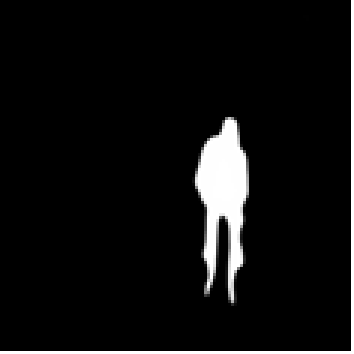
#> input picture syst/MFS/image1.png, 118 x 118 px (shown 3 times larger)
$ python test.py
#> lines starting #> are read from the running program, lines starting #| are printed output that depends on the picture; after the words box and inside, x2 and y2 are one past the last pixel; in counts of white or black regions, pixels touching at a corner belong together
import numpy as np
from PIL import Image

# 加载图像，并确保它是二值化的
img_path = 'image1.png'  # 替换为你的图片路径
image = Image.open(img_path).convert('L')  # 转换为灰度图像
image_np = np.array(image, dtype=np.float32) / 255.0  # 归一化到[0, 1]
image_np = np.where(image_np > 0.5, 1.0, 0.0)  # 确保图像被二值化
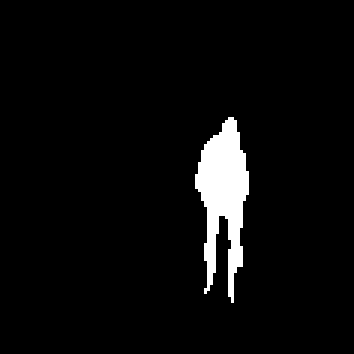
#> image_np: shape (118, 118) float64 (shown 3 times larger); values 0 (black) and 1 (white), 4.3% white; 1 white region, box (x1, y1, x2, y2) and area: (65, 39, 83, 101) 603

# 定义一个函数来添加噪声并重新二值化
def add_noise(image, noise_level):
    """根据给定的噪声水平向图像添加高斯噪声"""
    noise = np.random.normal(0, noise_level, image.shape)
    noisy_image = image + noise
    # 重新二值化图像
    noisy_image = np.where(noisy_image > 0.5, 1.0, 0.0)
    return noisy_image

# 设置不同的噪声级别
noise_levels = [0.15, 0.5, 0.9]

# 对每个噪声级别应用加噪并保存结果
for i, level in enumerate(noise_levels):
    noisy_image = add_noise(image_np, level)
    noisy_image_pil = Image.fromarray((noisy_image * 255).astype(np.uint8))

    # 保存加噪后的图像
    save_path = f'noisy_image_level_{i+1}.png'
    noisy_image_pil.save(save_path)
    print(f"已保存: {save_path}")
#> this loop made 3 passes
#> pass 1, in add_noise, `noisy_image = image + noise`:
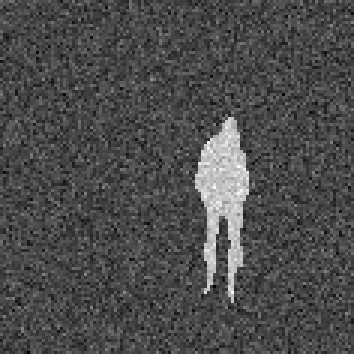
#> noisy_image: shape (118, 118) float64 (shown 3 times larger); min -0.561, max 1.45, mean 0.0409; drawn with min black and max white
#> pass 2, in add_noise (call 2), `noisy_image = image + noise`:
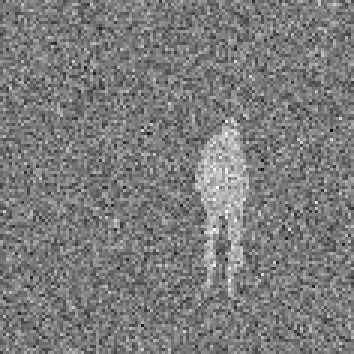
#> noisy_image: shape (118, 118) float64 (shown 3 times larger); min -2.22, max 2.45, mean 0.0492; drawn with min black and max white
#> after the loop:
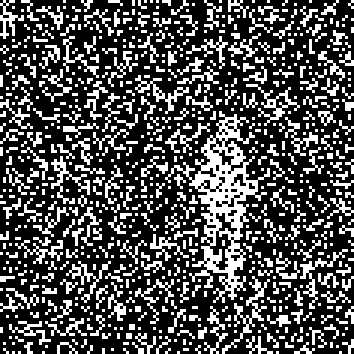
#> noisy_image_pil: PIL image 118x118 L (shown 3 times larger); 30.5% white in thin lines or dots

# 最后，可以保存原始图像作为对比（可选）
original_save_path = 'original_image.png'
image.save(original_save_path)
print(f"已保存: {original_save_path}")
